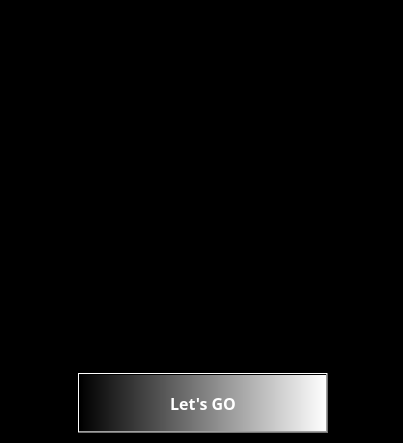
<?xml version="1.0" encoding="UTF-8"?>
<ui version="4.0">
 <class>Dialog</class>
 <widget class="QDialog" name="Dialog">
  <property name="geometry">
   <rect>
    <x>0</x>
    <y>0</y>
    <width>403</width>
    <height>443</height>
   </rect>
  </property>
  <property name="windowTitle">
   <string>friTCP</string>
  </property>
  <property name="windowIcon">
   <iconset>
    <normaloff>resource/mew.ico</normaloff>resource/mew.ico</iconset>
  </property>
  <property name="autoFillBackground">
   <bool>false</bool>
  </property>
  <property name="styleSheet">
   <string notr="true">background-color: rgb(0, 0, 0);</string>
  </property>
  <widget class="QWidget" name="layoutWidget">
   <property name="geometry">
    <rect>
     <x>12</x>
     <y>12</y>
     <width>381</width>
     <height>421</height>
    </rect>
   </property>
   <layout class="QGridLayout" name="gridLayout">
    <item row="2" column="2">
     <spacer name="horizontalSpacer">
      <property name="orientation">
       <enum>Qt::Horizontal</enum>
      </property>
      <property name="sizeHint" stdset="0">
       <size>
        <width>40</width>
        <height>20</height>
       </size>
      </property>
     </spacer>
    </item>
    <item row="2" column="0">
     <spacer name="horizontalSpacer_2">
      <property name="orientation">
       <enum>Qt::Horizontal</enum>
      </property>
      <property name="sizeHint" stdset="0">
       <size>
        <width>40</width>
        <height>20</height>
       </size>
      </property>
     </spacer>
    </item>
    <item row="2" column="1">
     <widget class="QPushButton" name="pushButton_gogo">
      <property name="minimumSize">
       <size>
        <width>250</width>
        <height>60</height>
       </size>
      </property>
      <property name="font">
       <font>
        <family>D2Coding</family>
        <pointsize>12</pointsize>
        <weight>75</weight>
        <bold>true</bold>
       </font>
      </property>
      <property name="styleSheet">
       <string notr="true">background-color: rgb(0, 0, 0);
color: rgb(255, 255, 255);
background-color: qlineargradient(spread:pad, x1:0, y1:0, x2:1, y2:0, stop:0 rgba(0, 0, 0, 255), stop:1 rgba(255, 255, 255, 255));</string>
      </property>
      <property name="text">
       <string>Let's GO</string>
      </property>
     </widget>
    </item>
    <item row="1" column="1">
     <widget class="QLabel" name="label_normalticIcon">
      <property name="text">
       <string/>
      </property>
      <property name="pixmap">
       <pixmap resource="resource/reso.qrc">:/icon/normaltic.jpg</pixmap>
      </property>
     </widget>
    </item>
   </layout>
   <zorder>label_normalticIcon</zorder>
   <zorder>pushButton_gogo</zorder>
  </widget>
 </widget>
 <resources>
  <include location="resource/reso.qrc"/>
 </resources>
 <connections/>
</ui>
